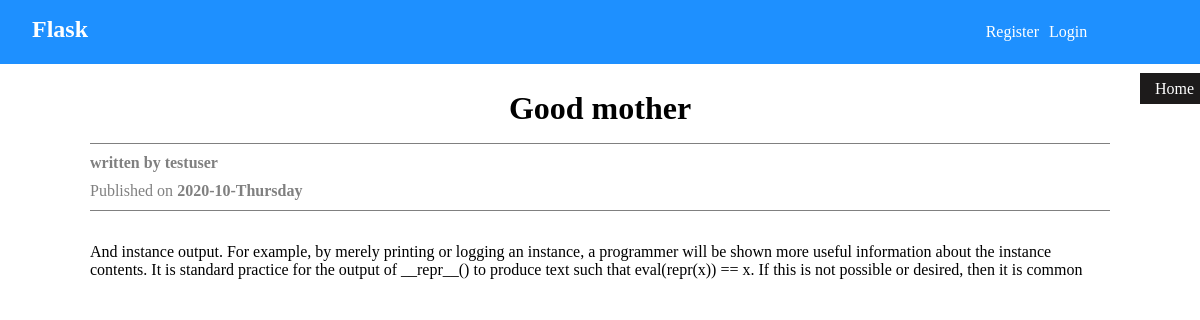
/detail/1, run on the app's committed database.
### flask1/models.py (models this page shows, shortened)
class Post(db.Model):
    id = db.Column(db.Integer, primary_key = True)
    title = db.Column(db.String(40), nullable = False )
    content = db.Column(db.Text, nullable = False )
    date_posted = db.Column(db.DateTime, nullable = False, default = datetime.utcnow)
    user_id = db.Column(db.Integer, db.ForeignKey('user.id'), nullable = False )

class User(db.Model, UserMixin):
    id = db.Column(db.Integer, primary_key = True)
    username = db.Column(db.String(30), unique = True, nullable = False)
    email = db.Column(db.String(30), unique = True, nullable = False)
    password = db.Column(db.String(30), nullable = False )
    post = db.relationship('Post', backref = 'writer', lazy = True)
    def __str__(self):
        return f'{self.username}'

### flask1/blog.py (the view)
@blog.route('/detail/<int:id>', methods = ['GET'])
def detail_page(id):
    post = Post.query.get_or_404(id)
    return render_template('post/detail.html',post = post)

### flask1/auth.py (called while the page is built)
@current_app.before_request
def before_request():
    user_id = session.get('user_id')
    if not user_id:
        g.user = None
    else:
        g.user = User.query.get(user_id)

### flask1/Templates/post/detail.html (shortened to what this page needs)
{% extends 'base.html'%}  {% block style %}
<link rel="stylesheet" href="{{url_for('static', filename = 'detail.css')}}"> {% endblock %} {% block content%}
<div class="contain">
    <div class="inner">
        <div class="post-info">
            <h1>{{post.title}}</h1>
            <span class="span1"><span>written by</span> {{post.writer}}</span>
            <span class="span"><span>Published on</span> {{post.date_posted.strftime('%Y-%m-%A')}}</span>
        </div>
        <p>
            {{post.content}}
        </p>
    </div>
</div>
{% endblock %}

### flask1/static/style.css (style rules this page uses)
* { margin: 0; padding: 0; box-sizing: border-box; }

### flask1/static/detail.css (style rules this page uses)
.contain { width: 100%; display: flex; justify-content: center; }
.inner { width: 85%; margin-top: 1rem; }
.post-info { width: 100%; margin-bottom: 2rem; margin-top: 10px; }
.post-info h1 { text-align: center; }
.post-info h1::first-letter { text-transform: capitalize; }
.post-info .span { display: block; font-weight: bold; color: gray; border-bottom: 1px solid grey; padding-bottom: 10px; }
.post-info .span1 { display: block; font-weight: bold; color: gray; margin-top: 1rem; padding: 10px 0; border-top: 1px solid grey; }
.span span { font-weight: initial; }
.inner p { margin-bottom: 1rem; }
.inner p::first-letter { text-transform: capitalize; }

### data on the page
Post: title "good mother", date_posted "2020-10-Thursday", content "and instance output. For example, by merely printing or logging an instance, a programmer will be shown more useful information about the instance contents. It is standard practice for the output of __repr__() to produce text such that eval(repr(x)) == x. If this is not possible or desired, then it is common"
User: writer "testuser"
